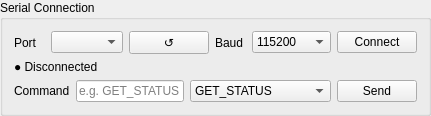
           <widget class="QGroupBox" name="serialGroupBox">
            <property name="sizePolicy">
             <sizepolicy hsizetype="Expanding" vsizetype="Maximum">
              <horstretch>0</horstretch>
              <verstretch>0</verstretch>
             </sizepolicy>
            </property>
            <property name="maximumSize">
             <size>
              <width>16777215</width>
              <height>150</height>
             </size>
            </property>
            <property name="title">
             <string>Serial Connection</string>
            </property>
            <layout class="QVBoxLayout" name="serialGroupLayout">
             <property name="spacing">
              <number>6</number>
             </property>
             <item>
              <layout class="QHBoxLayout" name="serialRowLayout" stretch="0,0,0,0,0,0">
               <item>
                <widget class="QLabel" name="portLabel">
                 <property name="text">
                  <string>Port</string>
                 </property>
                 <property name="role" stdset="0">
                  <string>key</string>
                 </property>
                </widget>
               </item>
               <item>
                <widget class="QComboBox" name="portComboBox"/>
               </item>
               <item>
                <widget class="QPushButton" name="btnRefreshPorts">
                 <property name="maximumSize">
                  <size>
                   <width>80</width>
                   <height>16777215</height>
                  </size>
                 </property>
                 <property name="text">
                  <string>↺</string>
                 </property>
                </widget>
               </item>
               <item>
                <widget class="QLabel" name="baudrateLabel">
                 <property name="text">
                  <string>Baud</string>
                 </property>
                 <property name="role" stdset="0">
                  <string>key</string>
                 </property>
                </widget>
               </item>
               <item>
                <widget class="QComboBox" name="baudrateComboBox">
                 <item>
                  <property name="text">
                   <string>115200</string>
                  </property>
                 </item>
                 <item>
                  <property name="text">
                   <string>230400</string>
                  </property>
                 </item>
                 <item>
                  <property name="text">
                   <string>460800</string>
                  </property>
                 </item>
                 <item>
                  <property name="text">
                   <string>921600</string>
                  </property>
                 </item>
                 <item>
                  <property name="text">
                   <string>2000000</string>
                  </property>
                 </item>
                 <item>
                  <property name="text">
                   <string>3750000</string>
                  </property>
                 </item>
                </widget>
               </item>
               <item>
                <widget class="QPushButton" name="btnConnect">
                 <property name="maximumSize">
                  <size>
                   <width>150</width>
                   <height>16777215</height>
                  </size>
                 </property>
                 <property name="text">
                  <string>Connect</string>
                 </property>
                </widget>
               </item>
              </layout>
             </item>
             <item>
              <widget class="QLabel" name="connStatusLabel">
               <property name="text">
                <string>● Disconnected</string>
               </property>
              </widget>
             </item>
             <item>
              <layout class="QHBoxLayout" name="manualUartLayout" stretch="0,0,0,0,0">
               <item>
                <widget class="QLabel" name="manualUartLabel">
                 <property name="text">
                  <string>Command</string>
                 </property>
                 <property name="role" stdset="0">
                  <string>key</string>
                 </property>
                </widget>
               </item>
               <item>
                <widget class="QLineEdit" name="manualCommandLineEdit">
                 <property name="placeholderText">
                  <string>e.g. GET_STATUS</string>
                 </property>
                </widget>
               </item>
               <item>
                <widget class="QComboBox" name="commandPresetComboBox">
                 <property name="toolTip">
                  <string>Select a valid STM32 firmware command</string>
                 </property>
                 <item>
                  <property name="text">
                   <string>GET_STATUS</string>
                  </property>
                 </item>
                 <item>
                  <property name="text">
                   <string>SNAP</string>
                  </property>
                 </item>
                 <item>
                  <property name="text">
                   <string>STREAM 1</string>
                  </property>
                 </item>
                 <item>
                  <property name="text">
                   <string>STREAM 0</string>
                  </property>
                 </item>
                 <item>
                  <property name="text">
                   <string>MODE JPEG</string>
                  </property>
                 </item>
                 <item>
                  <property name="text">
                   <string>MODE RGB</string>
                  </property>
                 </item>
                 <item>
                  <property name="text">
                   <string>RES QQVGA</string>
                  </property>
                 </item>
                 <item>
                  <property name="text">
                   <string>RES QVGA</string>
                  </property>
                 </item>
                 <item>
                  <property name="text">
                   <string>RES WQVGA</string>
                  </property>
                 </item>
                 <item>
                  <property name="text">
                   <string>RES VGA</string>
                  </property>
                 </item>
                 <item>
                  <property name="text">
                   <string>RES SVGA</string>
                  </property>
                 </item>
                 <item>
                  <property name="text">
                   <string>RES XGA</string>
                  </property>
                 </item>
                 <item>
                  <property name="text">
                   <string>RES SXGA</string>
                  </property>
                 </item>
                 <item>
                  <property name="text">
                   <string>FLASH 1</string>
                  </property>
                 </item>
                 <item>
                  <property name="text">
                   <string>FLASH 0</string>
                  </property>
                 </item>
                 <item>
                  <property name="text">
                   <string>AWB 1</string>
                  </property>
                 </item>
                 <item>
                  <property name="text">
                   <string>AWB 0</string>
                  </property>
                 </item>
                 <item>
                  <property name="text">
                   <string>BRI 0</string>
                  </property>
                 </item>
                 <item>
                  <property name="text">
                   <string>CON 0</string>
                  </property>
                 </item>
                 <item>
                  <property name="text">
                   <string>SAT 0</string>
                  </property>
                 </item>
                 <item>
                  <property name="text">
                   <string>EFFECT NORMAL</string>
                  </property>
                 </item>
                 <item>
                  <property name="text">
                   <string>EFFECT BW</string>
                  </property>
                 </item>
                 <item>
                  <property name="text">
                   <string>EFFECT NEGATIVE</string>
                  </property>
                 </item>
                 <item>
                  <property name="text">
                   <string>LIGHT AUTO</string>
                  </property>
                 </item>
                 <item>
                  <property name="text">
                   <string>LIGHT SUNNY</string>
                  </property>
                 </item>
                 <item>
                  <property name="text">
                   <string>LIGHT CLOUDY</string>
                  </property>
                 </item>
                 <item>
                  <property name="text">
                   <string>LIGHT OFFICE</string>
                  </property>
                 </item>
                 <item>
                  <property name="text">
                   <string>LIGHT HOME</string>
                  </property>
                 </item>
                 <item>
                  <property name="text">
                   <string>CV GET</string>
                  </property>
                 </item>
                 <item>
                  <property name="text">
                   <string>CV RUN</string>
                  </property>
                 </item>
                 <item>
                  <property name="text">
                   <string>CV EN 1</string>
                  </property>
                 </item>
                 <item>
                  <property name="text">
                   <string>CV EN 0</string>
                  </property>
                 </item>
                 <item>
                  <property name="text">
                   <string>CV PRESET 0</string>
                  </property>
                 </item>
                 <item>
                  <property name="text">
                   <string>CV PRESET 1</string>
                  </property>
                 </item>
                 <item>
                  <property name="text">
                   <string>CV PRESET 2</string>
                  </property>
                 </item>
                 <item>
                  <property name="text">
                   <string>CV PRESET 3</string>
                  </property>
                 </item>
                 <item>
                  <property name="text">
                   <string>CV BGCAP</string>
                  </property>
                 </item>
                 <item>
                  <property name="text">
                   <string>CV BGSUB 1</string>
                  </property>
                 </item>
                 <item>
                  <property name="text">
                   <string>CV BGSUB 0</string>
                  </property>
                 </item>
                 <item>
                  <property name="text">
                   <string>CV BORDFILT 1</string>
                  </property>
                 </item>
                 <item>
                  <property name="text">
                   <string>CV BORDFILT 0</string>
                  </property>
                 </item>
                 <item>
                  <property name="text">
                   <string>CV THRMODE 1</string>
                  </property>
                 </item>
                 <item>
                  <property name="text">
                   <string>CV THRMODE 0</string>
                  </property>
                 </item>
                 <item>
                  <property name="text">
                   <string>CV THR 128</string>
                  </property>
                 </item>
                 <item>
                  <property name="text">
                   <string>CV INV 0</string>
                  </property>
                 </item>
                 <item>
                  <property name="text">
                   <string>CV INV 1</string>
                  </property>
                 </item>
                 <item>
                  <property name="text">
                   <string>CV FILTER 0</string>
                  </property>
                 </item>
                 <item>
                  <property name="text">
                   <string>CV FILTER 1</string>
                  </property>
                 </item>
                 <item>
                  <property name="text">
                   <string>CV FILTER 2</string>
                  </property>
                 </item>
                 <item>
                  <property name="text">
                   <string>CV BLUR 0</string>
                  </property>
                 </item>
                 <item>
                  <property name="text">
                   <string>CV BLUR 1</string>
                  </property>
                 </item>
                 <item>
                  <property name="text">
                   <string>CV BLUR 2</string>
                  </property>
                 </item>
                 <item>
                  <property name="text">
                   <string>CV MORPHMODE 0</string>
                  </property>
                 </item>
                 <item>
                  <property name="text">
                   <string>CV MORPHMODE 1</string>
                  </property>
                 </item>
                 <item>
                  <property name="text">
                   <string>CV MORPHMODE 2</string>
                  </property>
                 </item>
                 <item>
                  <property name="text">
                   <string>CV MORPH 0</string>
                  </property>
                 </item>
                 <item>
                  <property name="text">
                   <string>CV MORPH 1</string>
                  </property>
                 </item>
                 <item>
                  <property name="text">
                   <string>CV MORPH 2</string>
                  </property>
                 </item>
                 <item>
                  <property name="text">
                   <string>CV CON 4</string>
                  </property>
                 </item>
                 <item>
                  <property name="text">
                   <string>CV CON 8</string>
                  </property>
                 </item>
                 <item>
                  <property name="text">
                   <string>CV MINAREA 20</string>
                  </property>
                 </item>
                 <item>
                  <property name="text">
                   <string>CV MAXAREA 0</string>
                  </property>
                 </item>
                 <item>
                  <property name="text">
                   <string>CV ASPECT 0 0</string>
                  </property>
                 </item>
                 <item>
                  <property name="text">
                   <string>CV CIRC 0</string>
                  </property>
                 </item>
                 <item>
                  <property name="text">
                   <string>CV ROI 0</string>
                  </property>
                 </item>
                 <item>
                  <property name="text">
                   <string>TM GET</string>
                  </property>
                 </item>
                 <item>
                  <property name="text">
                   <string>TM RUN</string>
                  </property>
                 </item>
                 <item>
                  <property name="text">
                   <string>TM EN 1</string>
                  </property>
                 </item>
                 <item>
                  <property name="text">
                   <string>TM EN 0</string>
                  </property>
                 </item>
                </widget>
               </item>
               
               <item>
                <widget class="QPushButton" name="btnSendManual">
                 <property name="maximumSize">
                  <size>
                   <width>96</width>
                   <height>16777215</height>
                  </size>
                 </property>
                 <property name="text">
                  <string>Send</string>
                 </property>
                </widget>
               </item>
              </layout>
             </item>
            </layout>
           </widget>
